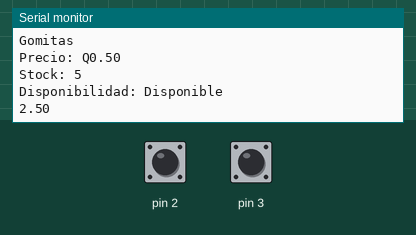
The sketch below on a simulated Arduino Uno, built with avr-gcc and run on an emulated ATmega328P. On the bench: the last lines printed to the serial monitor. Inputs (shaded band) come from the test bench; at power-on: pin 2 HIGH, pin 3 HIGH.

Above: at 1.2 s.
1.3 s: pin 2 pulled LOW for 0.15 s
At 2.6 s:
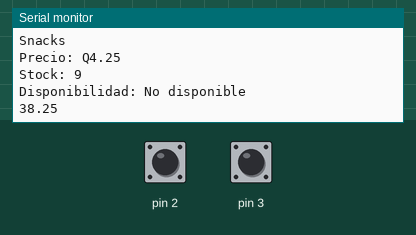
2.9 s: pin 2 pulsed LOW 5 times (0.12 s each, 0.3 s apart)
At 4.8 s:
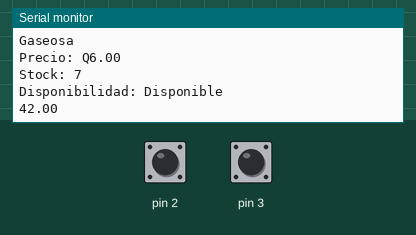
5.9 s: pin 2 pulsed LOW 5 times (0.12 s each, 0.3 s apart)
At 6.81 s:
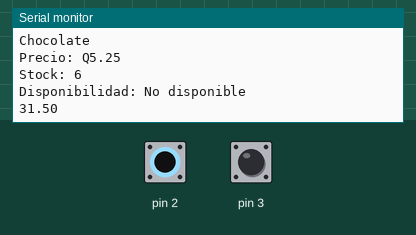
Timing chart, 0 to 8.9 s (numbered marks = the images above; inputs shaded):
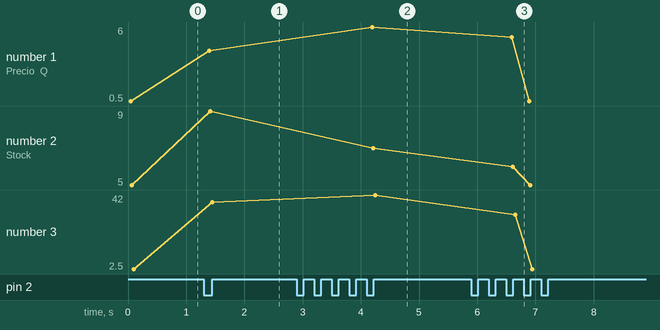

Measured:
- after the input at 1.3 s, the serial monitor: prints a new line after 0.09 s (image 1)
- after the input at 2.9 s, the serial monitor: prints a new line after 1.3 s (image 2)
- after the input at 5.9 s, the serial monitor: prints a new line after 0.69 s (image 3)
- plotted number 1: 0.5 → 4.25 after the input at 1.3 s, 4.25 → 6 after the input at 2.9 s, 6 → 0.5 after the input at 5.9 s
- plotted number 2: 5 → 9 after the input at 1.3 s, 9 → 7 after the input at 2.9 s, 7 → 5 after the input at 5.9 s
- plotted number 3: 2.5 → 38.25 after the input at 1.3 s, 38.25 → 42 after the input at 2.9 s, 42 → 2.5 after the input at 5.9 s

The sketch:

Maquina_expendedora.ino
```cpp
/*
Fundación Kinal
Centro Educativo Técnico Labral Kinal
Electrónica
Grado: Quinto
Sección: A
Curso: Taller de Electrónica Digital y Reparación de Computadoras I
Nombre: Álvaro Anzueto Rodas
Carné: 2019373
*/
//defino un grupo de variables especificas para los productos
struct producto {
  float precioU;
  word stock;
  String nombre;
  String reserva;
  float precioL;
};

//Ya defino cada variable por cada producto
producto Gomitas ={0.50, 5, "Gomitas", "Disponible", Gomitas.precioU*Gomitas.stock};
producto Snacks ={4.25, 9, "Snacks", "No disponible", Snacks.precioU*Snacks.stock};
producto Gaseosa ={6.00, 7, "Gaseosa", "Disponible", Gaseosa.precioU*Gaseosa.stock};
producto Chocolate ={5.25, 6, "Chocolate", "No disponible", Chocolate.precioU*Chocolate.stock};

//Defino alguno pines, entradas y lecturas
#define Subir 2
#define Bajar 3
#define Entrada(pin) pinMode(pin, INPUT_PULLUP)
#define CBI(pin) digitalRead(pin)

int menu = 0;
bool menuMostrado = false; // Variable de estado
void setup() {
  Entrada(Subir);
  Entrada(Bajar);
  Serial.begin(10000);
 }
void loop() {
  //si presionamos el pulsador, aumentamos un estado
  if (CBI(Subir) == LOW) {
    menu++;
    if (menu >3) {
      menu = 0;//si se pasa de tres, hace un reinicio a cero
    }
    menuMostrado = false; // Reiniciar la variable de estado al cambiar de opción
    delay(50);
  }

  if (CBI(Bajar) == LOW) {
    menu--;
    if (menu < 0) {
      menu = 3;
    }
    menuMostrado = false;  // Reiniciar la variable de estado al cambiar de opción
    delay(50);
  }

  // Mostrar el menú solo si no se ha mostrado ya en esta iteración
  ;
  if (!menuMostrado) {
    Serial.println("Bienvenido, producto seleccionado:");
    if (menu == 0) {
      Serial.println(Gomitas.nombre);
      Serial.print("Precio: Q");
      Serial.println(Gomitas.precioU);
      Serial.print("Stock: ");
      Serial.println(Gomitas.stock);
      Serial.print("Disponibilidad: ");
      Serial.println(Gomitas.reserva);
      Serial.println(Gomitas.precioL);
    } else if (menu == 1) {
      Serial.println(Snacks.nombre);
      Serial.print("Precio: Q");
      Serial.println(Snacks.precioU);
      Serial.print("Stock: ");
      Serial.println(Snacks.stock);
      Serial.print("Disponibilidad: ");
      Serial.println(Snacks.reserva);
      Serial.println(Snacks.precioL);
    } else if (menu == 2) {
      Serial.println(Gaseosa.nombre);
      Serial.print("Precio: Q");
      Serial.println(Gaseosa.precioU);
      Serial.print("Stock: ");
      Serial.println(Gaseosa.stock);
      Serial.print("Disponibilidad: ");
      Serial.println(Gaseosa.reserva);
      Serial.println(Gaseosa.precioL);
    } else if (menu == 3) {
      Serial.println(Chocolate.nombre);
      Serial.print("Precio: Q");
      Serial.println(Chocolate.precioU);
      Serial.print("Stock: ");
      Serial.println(Chocolate.stock);
      Serial.print("Disponibilidad: ");
      Serial.println(Chocolate.reserva);
      Serial.println(Chocolate.precioL);
    }
    menuMostrado = true; // Marcar el menú como mostrado para no repetirlo en esta iteracción
  }

  // Esperar a que se suelte el botón para evitar que el menú se muestre varias veces seguidas
  while (CBI(Subir) == LOW || CBI(Bajar) == LOW) {
    delay(100);
  }
}
```
